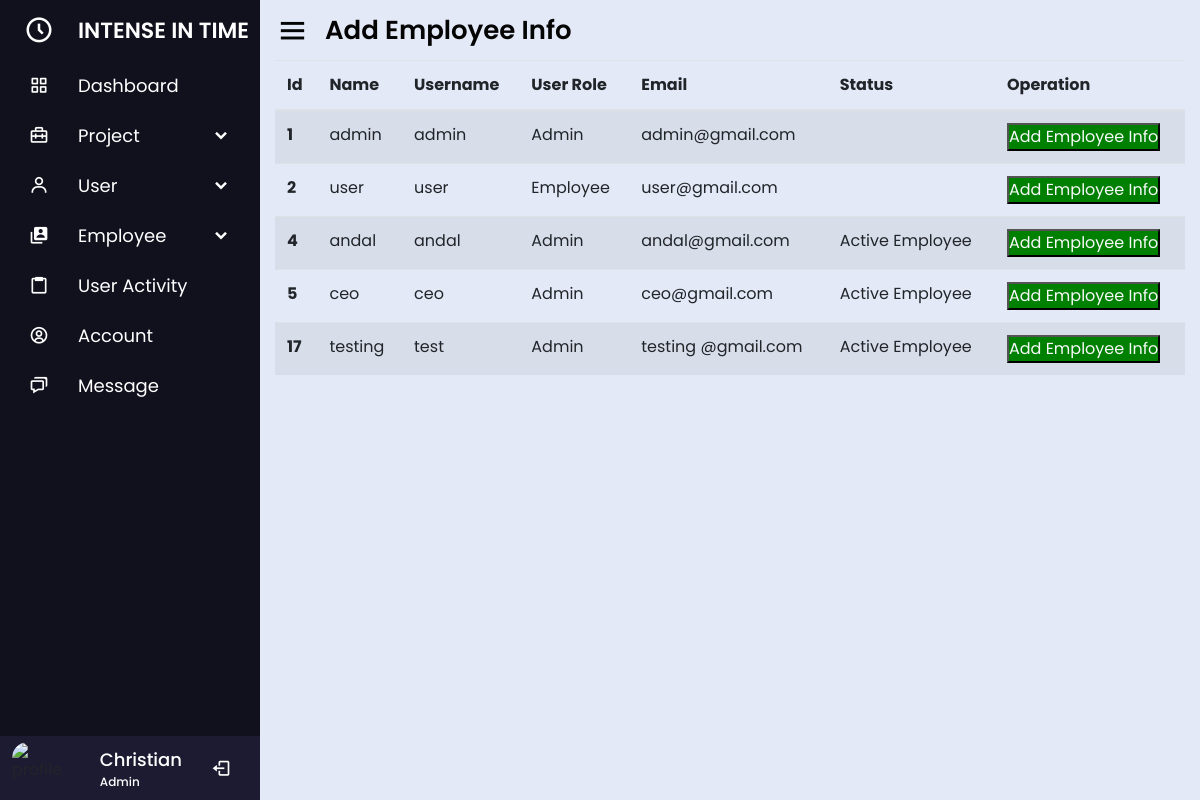
The app's page /functions/employeeFunction/selectUser.php with its own data.
### tables this page shows
CREATE TABLE `users` (
  `userId` int(25) NOT NULL,
  `username` varchar(50) NOT NULL,
  `password` varchar(50) NOT NULL,
  `roleId` int(25) NOT NULL,
  `name` varchar(50) NOT NULL,
  `email` varchar(25) NOT NULL,
  `mobile` varchar(25) NOT NULL,
  `status` varchar(50) NOT NULL
);

### functions/employeeFunction/selectUser.php (the view, shortened to what this page needs)
<?php
            $basePath = $_SERVER['DOCUMENT_ROOT'];
            include $basePath . "/COMPANY/SideBar/adminSidebar.php";
    ?>
    <section class="home-section">
    <div class="home-content">
    <i class='bx bx-menu'></i>
    <span class="text">Add Employee Info</span>
    </div>
    <div class="main-content">
    <?php
    include 'connect.php';
    ?>
    <div class="container">
        <table class="table table-striped">
            <thead>
                <tr>
                    <th scope="col">Id</th>
                    <th scope="col">Name</th>
                    <th scope="col">Username</th>
                    <th scope="col">User Role</th>
                    <th scope="col">Email</th>
                    <th scope="col">Status</th>
                    <th scope="col">Operation</th>
                </tr>
            </thead>
            <tbody>
                <?php
                $sql = "Select * from users";
                $result = mysqli_query($con, $sql);
                if ($result) {
                    while ($row = mysqli_fetch_assoc($result)) {
                        $id = $row['userId'];
                        $name = $row['name'];
                        $username = $row['username'];
                        $userRole = $row['roleId'];
                        $email = $row['email'];
                        $status = $row['status'];
                        $roleDisplay = ($userRole == 1) ? 'Admin' : 'Employee';
                        echo ' <tr>
                            <th scope="row">' . $id . '</th>
                            <td>' . $name . '</td>
                            <td>' . $username . '</td>
                            <td>' . $roleDisplay . '</td>
                            <td>' . $email . '</td>
                            <td>' . $status . '</td>
                            <td>
                                <button class="btnupdate"><a href="addemployee.php?userId=' . $id . '" class="text-light">Add Employee Info</a></button>
                            </td>
                        </tr>';
                    }
                }
                ?>
        </div>
    </section>
</body>
</html>

### css/sidebar.css (style rules this page uses)
* { margin: 0; padding: 0; box-sizing: border-box; font-family: 'Open Sans', sans-serif; }
.home-section { position: relative; background: #E4E9F7; overflow: auto; height: 100vh; left: 260px; width: calc(100% - 260px); transition: all 0.5s ease; }
.home-section .home-content { height: 60px; display: flex; align-items: center; }
.home-section .home-content .bx-menu, .home-section .home-content .text { color: #040404; font-size: 35px; }
.home-section .home-content .bx-menu { margin: 0 15px; cursor: pointer; }
.home-section .home-content .text { font-size: 26px; font-weight: 600; }

### css/user.css (style rules this page uses)
* { margin: 0; padding: 0; }
.btnupdate { background-color: green; text-decoration: none; }

### css/project.css (style rules this page uses)
a { text-decoration: none; color: #010101; }

### css/projectinfos.css (style rules this page uses)
* { margin: 0; padding: 0; font-family: 'Poppins', sans-serif; }

### css/projectchat.css (style rules this page uses)
::placeholder { color: #fff; }

### records on screen
users: userId "1", name "admin", username "admin", roleId "Admin", email "admin@gmail.com"
users: userId "2", name "user", username "user", roleId "Employee", email "user@gmail.com"
users: userId "4", name "andal", username "andal", roleId "Admin", email "andal@gmail.com", status "Active Employee"
users: userId "5", name "ceo", username "ceo", roleId "Admin", email "ceo@gmail.com", status "Active Employee"
users: userId "17", name "testing", username "test", roleId "Admin", email "testing @gmail.com", status "Active Employee"
